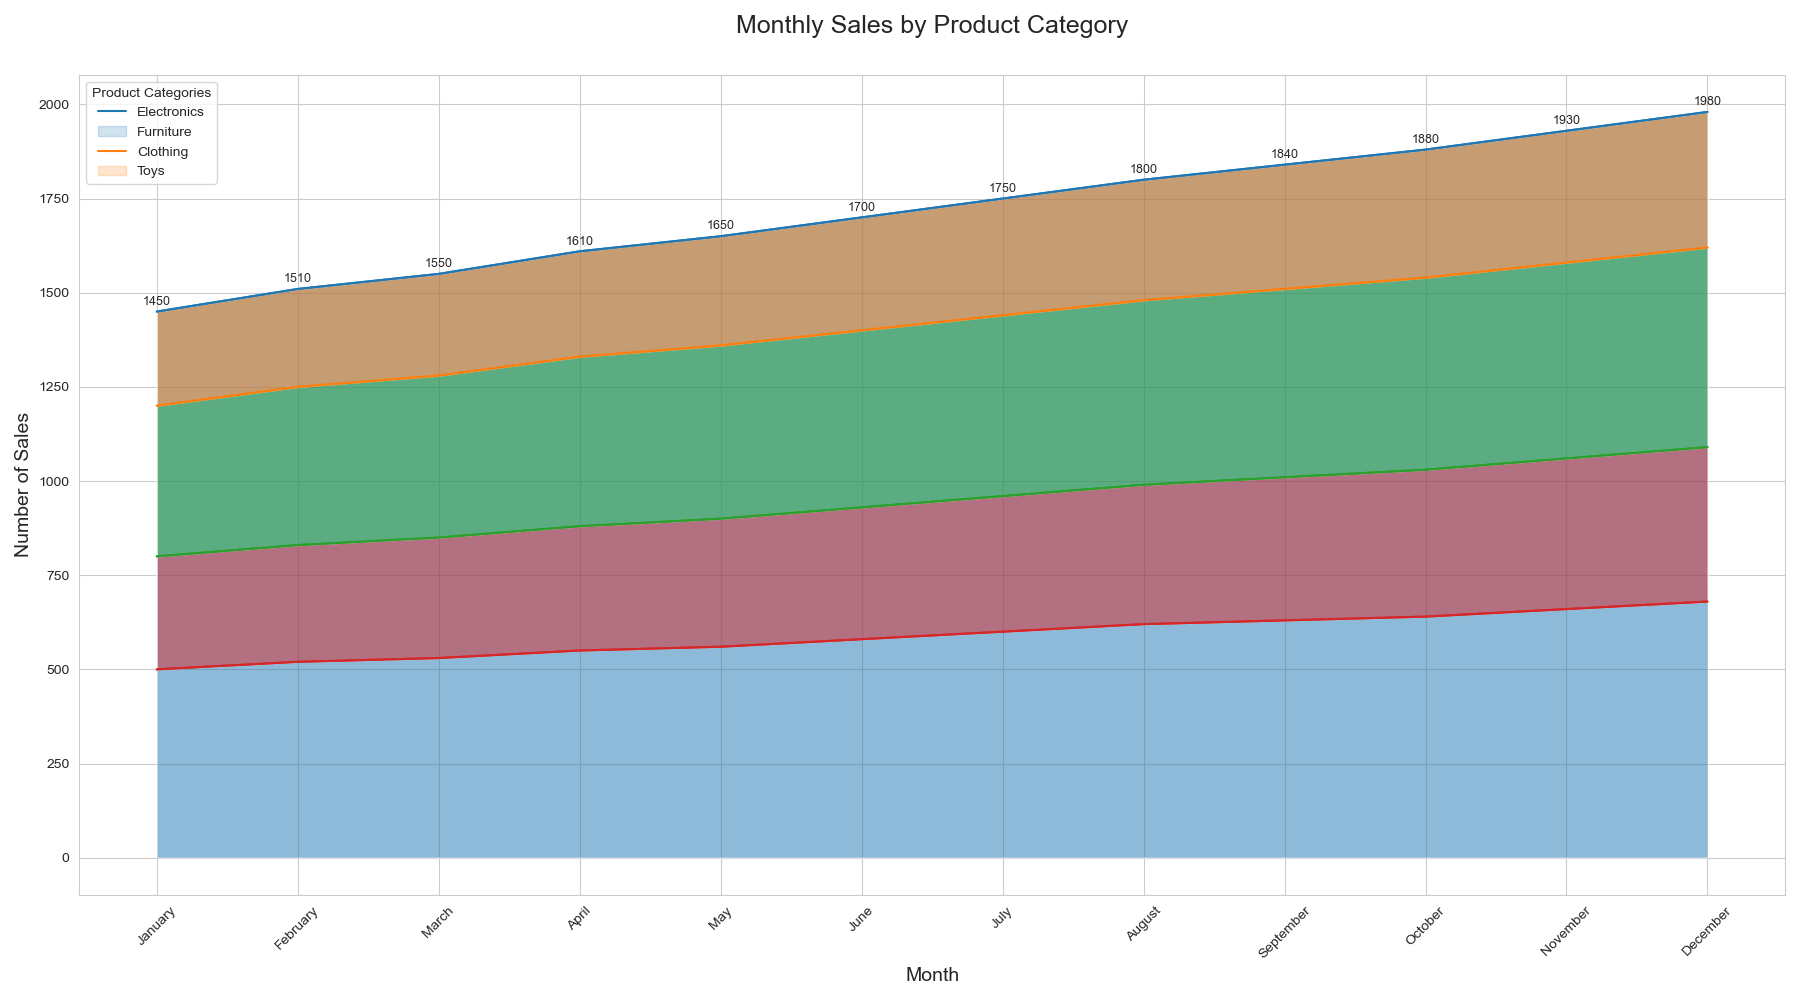

Reproduce this figure in Python.

import pandas as pd
import seaborn as sns
import matplotlib.pyplot as plt

data = {
    'Month': ['January', 'February', 'March', 'April', 'May', 'June', 'July', 'August', 'September', 'October', 'November', 'December'],
    'Electronics': [500, 520, 530, 550, 560, 580, 600, 620, 630, 640, 660, 680],
    'Furniture': [300, 310, 320, 330, 340, 350, 360, 370, 380, 390, 400, 410],
    'Clothing': [400, 420, 430, 450, 460, 470, 480, 490, 500, 510, 520, 530],
    'Toys': [250, 260, 270, 280, 290, 300, 310, 320, 330, 340, 350, 360]
}

df = pd.DataFrame(data)
df.index = df['Month']
df.drop('Month', axis=1, inplace=True)

plt.figure(figsize=(18, 10))
pal = ['#1f77b4', '#ff7f0e', '#2ca02c', '#d62728']

df_cum = df.cumsum(axis=1)
category_names = df.columns[::-1]
for i, column in enumerate(category_names):
    sns.lineplot(data=df_cum, x=df.index, y=column, color=pal[i])

for i, column in enumerate(category_names):
    if i == 0:
        sns.lineplot(data=df_cum, x=df.index, y=column, color=pal[i])
        plt.fill_between(df.index, 0, df_cum[column], facecolor=pal[i], alpha=0.5)
    else:
        sns.lineplot(data=df_cum, x=df.index, y=column, color=pal[i])
        plt.fill_between(df.index, df_cum[category_names[i - 1]], df_cum[column], facecolor=pal[i], alpha=0.5)

for i, value in enumerate(df_cum['Toys']):
    plt.text(i, value + 10, f"{value}", ha='center', va='bottom', fontsize=9)

plt.title('Monthly Sales by Product Category', fontsize=18, pad=30)
plt.xticks(rotation=45)
plt.xlabel('Month', fontsize=14)
plt.ylabel('Number of Sales', fontsize=14)
plt.legend(title='Product Categories', labels=df.columns, loc='upper left')
plt.tight_layout()
plt.show()
